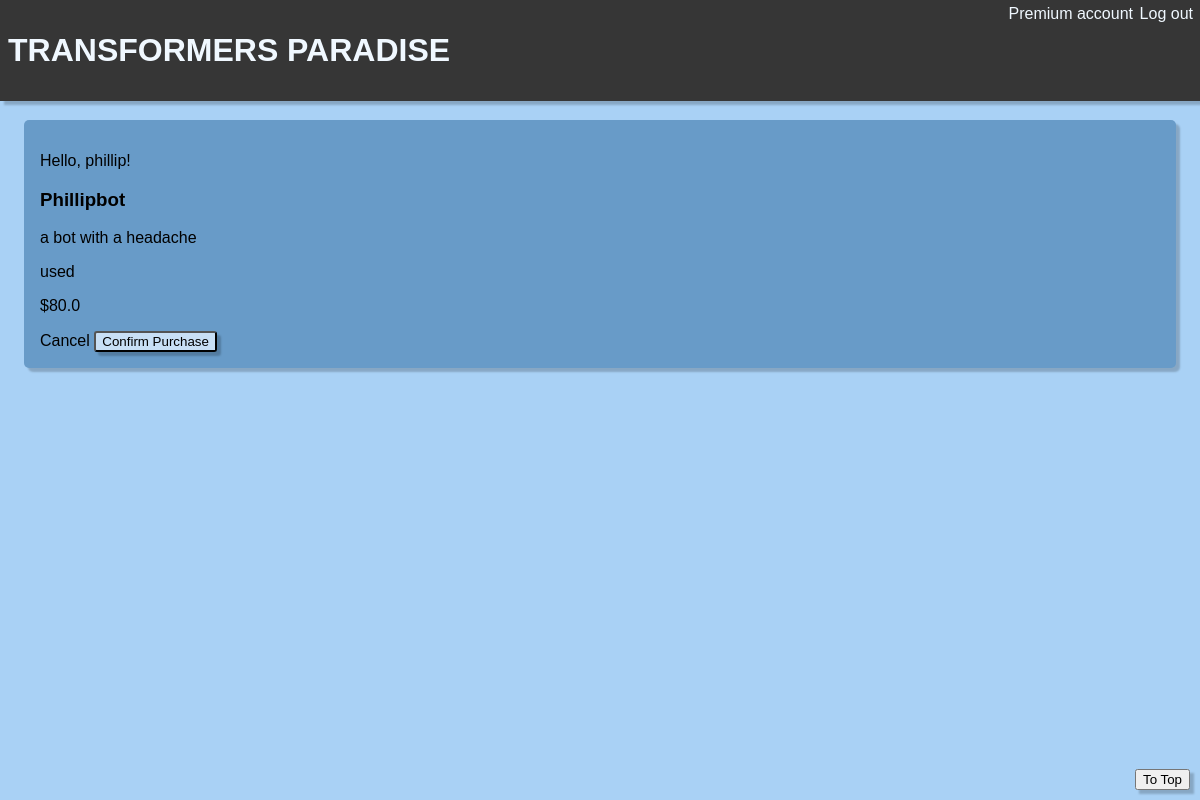
Page /purchase/9/ (signed in) on the committed database.
### app/models.py (models this page shows)
class postModel(models.Model):
    CHOICES = (
        ("new", "new"),
        ("like-new", "like-new"),
        ("used-good", "used-good"),
        ("used", "used"),
    )
    user = models.ForeignKey(
        User,
        related_name="user_posts",
        on_delete=models.CASCADE,
        default=None,
        null=True,
    )
    name = models.CharField(max_length=100)
    desc = models.CharField(max_length=200)
    cond = models.CharField(choices=CHOICES, max_length=100)
    price = models.FloatField()

### app/views.py (the view)
# urls.py: path("purchase/<pk>/", views.purchaseView, name="purchase"),
@login_required(login_url="login")
def purchaseView(request, pk):
    item = postModel.objects.get(id=pk)
    return render(request, "purchase.html", {"item": item})

### app/templates/purchase.html
{% extends 'home.html' %}
{% block content %}
<h3>{{ item.name }}</h3>
<p>{{ item.desc }}</p>
<p>{{ item.cond }}</p>
<p>${{ item.price }}</p>
<a href="{% url "buy" %}">Cancel</a>
<button class="button"><a href="{% url "successful_purchase" item.id %}">Confirm Purchase</a></button>
{% endblock content %}

### app/templates/home.html (shortened to what this page needs)
{% load static %}
<!DOCTYPE html>
<html lang="en">
  <head>
    <link rel="stylesheet" href={% static "style.css" %}>
  </head>
  <body class="background">
    <p class="account_type">{{user.groups.all.0}} account  </p>
    <a class="logout" href="{% url "logout" %}">Log out</a>
    <button class="to_top"><a href="#">To Top</button></a>
    <h1 class="header"><a href="{% url "home" %}">TRANSFORMERS PARADISE</a></h1>
    <div class="home">
      <p class="hello">Hello, {{user.username}}!</p>
      {% block content %}{% endblock content %}
    </div>
  </body>
</html>

### app/static/style.css (style rules this page uses)
* { font-family: Arial, Helvetica, sans-serif; }
.background { position: relative; background-color: rgb(169, 209, 245); display: flex; justify-content: center; align-items: center; }
.header { position: fixed; top: 0; left: 0; margin: 0; width: 100%; background-color: rgb(54, 54, 54); padding-top: 1em; padding-bottom: 1em; padding-left: .25em; color: aliceblue; box-shadow: 4px 4px 2px rgba(0, 0, 0, 0.2); }
.header a { color: aliceblue; text-decoration: none; }
.home { margin-top: 7em; padding: 1em; height: auto; width: 70em; background-color: rgb(104, 155, 200); border-radius: 5px; box-shadow: 4px 4px 2px rgba(0, 0, 0, 0.2); }
.logout { color: aliceblue; position: fixed; z-index: 1; top: 5px; right: 7px; }
html { scroll-behavior: smooth; }
.to_top { position:fixed; bottom: 10px; right: 10px; z-index: 1; transition: 1s; box-shadow: 4px 4px 2px rgba(0, 0, 0, 0.2); }
.account_type { color: aliceblue; position: fixed; z-index: 1; margin: 0; top: 5px; right: 67px; }
.button { background-color: rgb(200, 223, 245); border-radius: 3px; box-shadow: 4px 4px 2px rgba(0, 0, 0, 0.2); }
a { text-decoration: none; color: rgb(0, 0, 0); }

### rows in the picture
postModel: name "Phillipbot", desc "a bot with a headache", cond "used", price "80.0"

### other values in the picture
{{ user.groups.all.0 }} "Premium"
{{ user.username }} "phillip"
